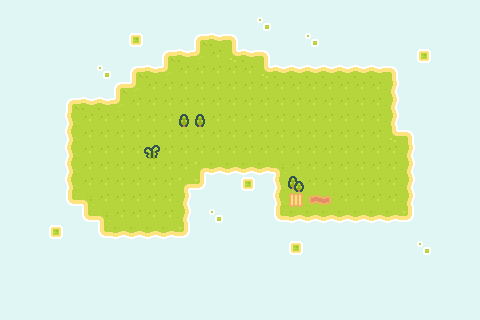

Tiled map render using the project's own tile images. Description and the map definition, with tile-layer contents summarised, below:
An orthogonal 30x20 tile map with 16x16 px tiles, 1 tile layer (background) and 131 objects (130x Cell, exit).

<map version="1.10" tiledversion="1.11.0" orientation="orthogonal" renderorder="right-down" width="30" height="20" tilewidth="16" tileheight="16" infinite="0" nextlayerid="5" nextobjectid="133">
 <properties>
  <property name="excalibur" type="bool" value="true" />
  <property name="target-score" type="int" value="100" />
 </properties>
 <tileset firstgid="1" source="kenney-pixel-shmup.tsx" />
 <layer id="2" name="background" width="30" height="20">
  <properties>
   <property name="excalibur" type="bool" value="true" />
  </properties>
  <data>[600 cells, 600 non-empty, 22 distinct tile ids]</data>
 </layer>
 <objectgroup id="3" name="obje">
  <properties>
   <property name="excalibur" type="bool" value="true" />
  </properties>
  <!-- 131 objects omitted --></objectgroup>
</map>
<!-- 131 of 131 objects omitted -->